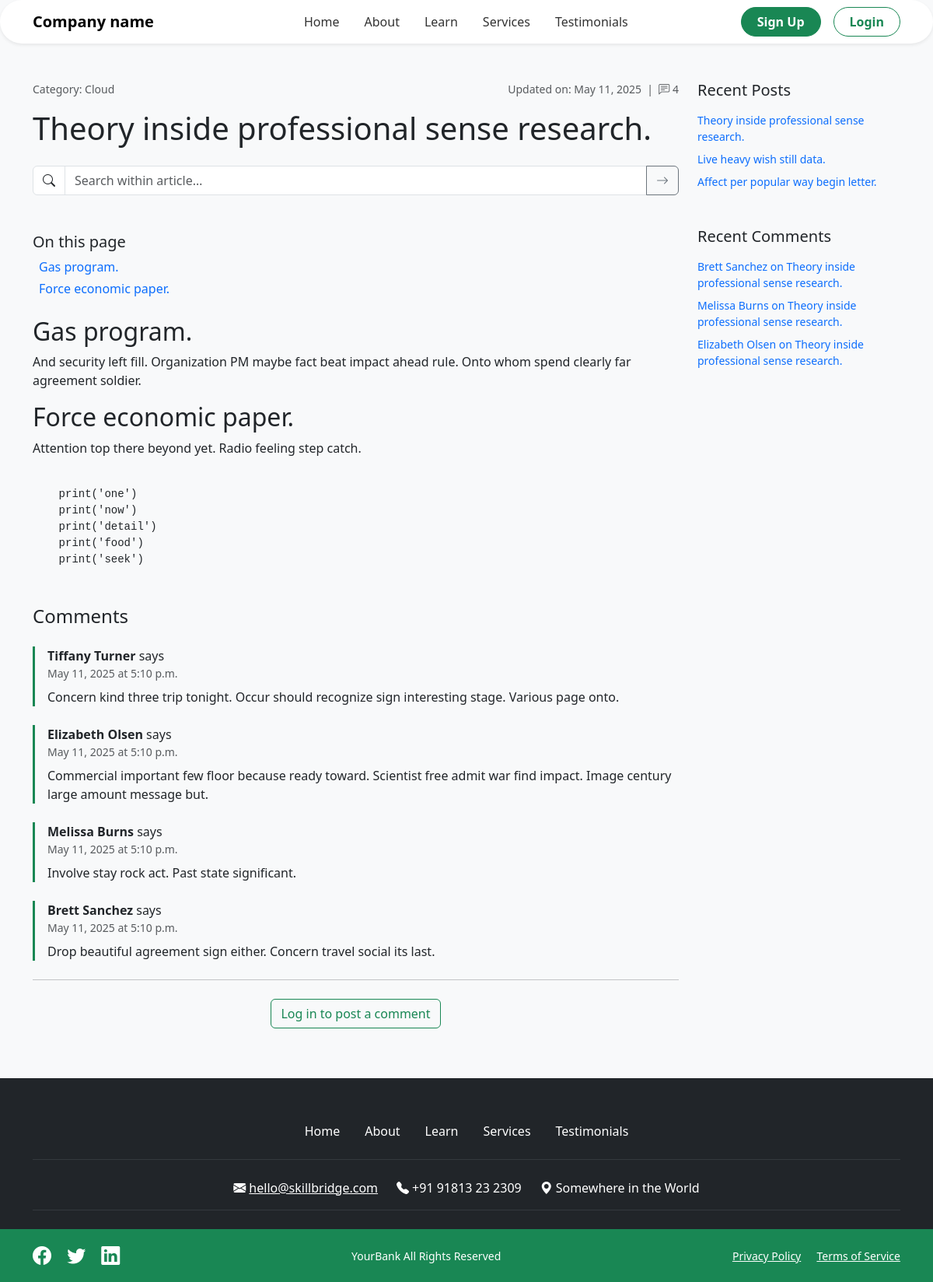
The app's page /blogs/water-four-write/, older data.
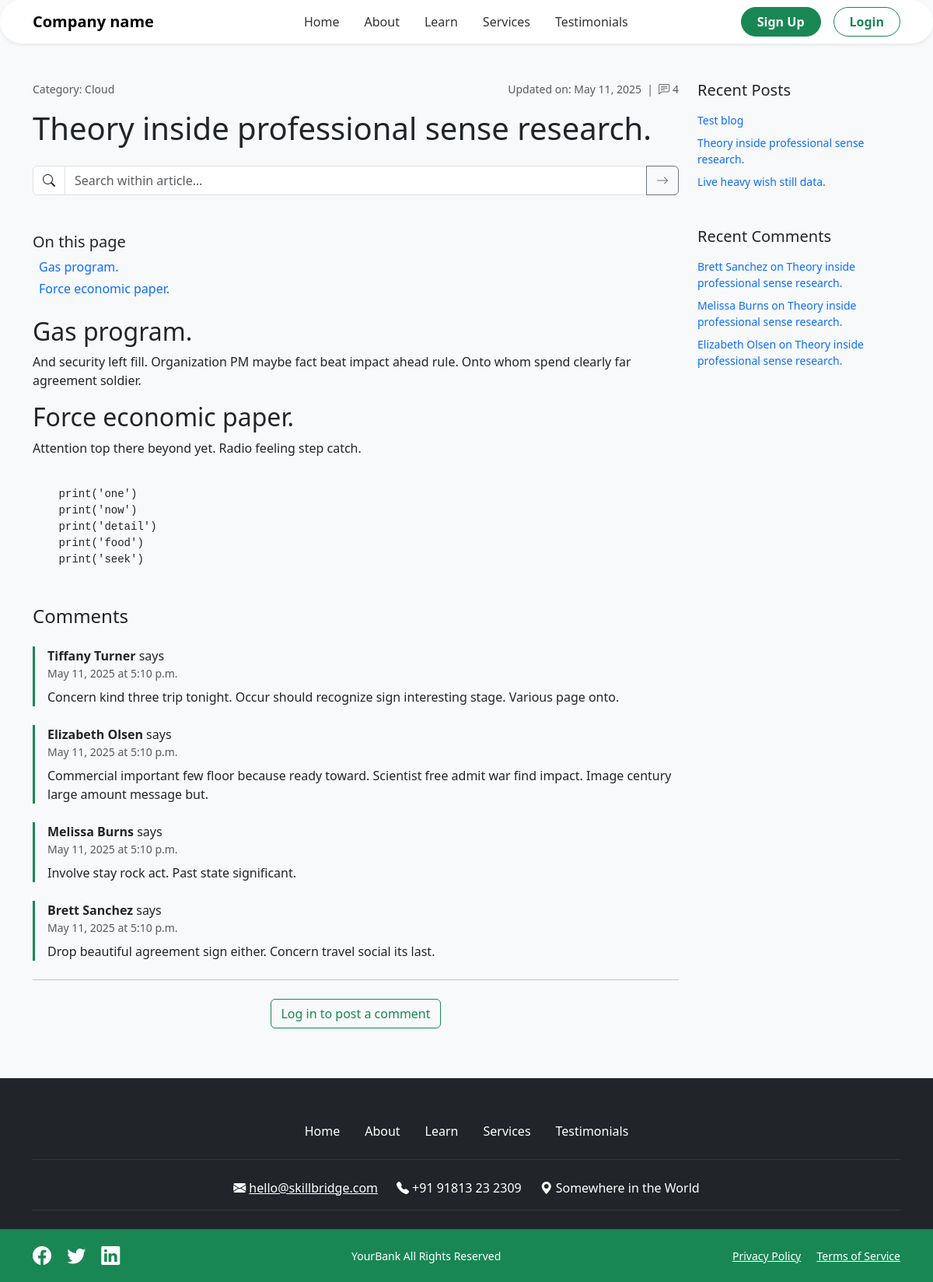
The same page, newer data.
### blog/models.py (models this page shows, shortened)
class Comment(models.Model):
    blog       = models.ForeignKey(Blog, related_name='comments', on_delete=models.CASCADE)
    name       = models.CharField(max_length=100)
    email      = models.EmailField(null=True, blank=True)
    comment    = models.TextField()
    created_at = models.DateTimeField(auto_now_add=True)

class Blog(models.Model):
    title = models.CharField(max_length=200)
    slug = models.SlugField(unique=True, blank=True)
    description = models.TextField()
    category    = models.ForeignKey(Category, related_name='blogs', on_delete=models.PROTECT)
    content = models.TextField()
    created_at = models.DateTimeField(auto_now_add=True)
    updated_at  = models.DateTimeField(auto_now=True)
    objectives = models.ManyToManyField(Objective, blank=True)
    products = models.ManyToManyField(Product, blank=True)
    levels = models.ManyToManyField(Level, blank=True)
    roles = models.ManyToManyField(Role, blank=True)
    skills = models.ManyToManyField(Skill, blank=True)
    image = models.ImageField(
        upload_to='blogs/',
        blank=True, null=True,
        default='images/placeholder.png'
    )
    class Meta:
        ordering = ['-updated_at']

class Category(models.Model):
    name = models.CharField(max_length=100, unique=True)

### blog/views.py (the view)
# urls.py: path('<slug:slug>/', views.blog_detail, name='detail'),
def blog_detail(request, slug):
    blog = get_object_or_404(Blog, slug=slug)
    soup = BeautifulSoup(blog.content, 'html.parser')
    toc = []
    for header in soup.find_all(['h2','h3']):
        text = header.get_text(strip=True)
        hid = header.get('id') or slugify(text)
        header['id'] = hid
        toc.append({
            'id':    hid,
            'text':  text,
            'level': int(header.name[1]),  # 2 for h2, 3 for h3
        })
    blog.content = str(soup)
    comments = blog.comments.order_by('created_at')
    recent_posts = Blog.objects.order_by('-created_at')[:3]
    recent_comments = blog.comments.order_by('-created_at')[:3]
    if request.method == 'POST':
        if not request.user.is_authenticated:
            messages.error(request, "You must be logged in to post a comment.")
            return redirect(f"{reverse('sign_in')}?next={request.path}")
        form = CommentForm(request.POST)
        if form.is_valid():
            c = form.save(commit=False)
            c.blog = blog
            c.save()
            messages.success(request, "Your comment has been posted!")
            return redirect('blog:detail', slug=slug)
    else:
        form = CommentForm()
    return render(request, 'blog/blog_detail.html', {
        'blog': blog,
        'toc': toc,
        'comments': comments,
        'recent_posts': recent_posts,
        'recent_comments': recent_comments,
        'form': form,
    })

### blog/forms.py
class CommentForm(forms.ModelForm):
    class Meta:
        model = Comment
        fields = ['name', 'email', 'comment']
        widgets = {
            'name': forms.TextInput(attrs={
                'class': 'form-control',
                'placeholder': 'Your Name'
            }),
            'email': forms.EmailInput(attrs={
                'class': 'form-control',
                'placeholder': 'you@example.com'
            }),
            'comment': forms.Textarea(attrs={
                'class': 'form-control',
                'rows': 4,
                'placeholder': 'Your comment'
            }),
        }
        labels = {
            'name': 'Name',
            'email': 'Email',
            'comment': 'Comment',
        }

### blog/templates/blog/blog_detail.html (shortened to what the changed rows need)
{% extends "base.html" %}
{% load static %}
{% block content %}
<section class="py-5 bg-light">
  <div class="container">
    <div class="row gx-4">
      <main class="col-lg-9">
        <div class="d-flex justify-content-between text-muted small mb-3">
          <div>Category: {{ blog.category.name }}</div>
          <div>
            Updated on: {{ blog.updated_at|date:"F j, Y" }}
            &nbsp;|&nbsp;
            <i class="bi bi-chat-left-text"></i> {{ comments|length }}
          </div>
        </div>
        <h1 class="mb-4">{{ blog.title }}</h1>
        <form class="mb-5">
          <div class="input-group">
          </div>
        </form>
        {% if toc %}
        <nav class="mb-4">
          <h5>On this page</h5>
          <ul class="list-unstyled">
            {% for item in toc %}
              <li class="{% if item.level == 2 %}ps-2{% else %}ps-4{% endif %} mb-1">
                <a href="#{{ item.id }}" class="text-decoration-none">{{ item.text }}</a>
              </li>
            {% endfor %}
          </ul>
        </nav>
        {% endif %}
        <div class="blog-content mb-5">
          {{ blog.content|safe }}
        </div>
        <h4 class="mb-4">Comments</h4>
        {% for comment in comments %}
          <div
            id="comment-{{ comment.id }}"
            class="mb-4 border-start border-3 border-success ps-3"
          >
            <strong>{{ comment.name }}</strong> says
            <div class="text-muted small">
              {{ comment.created_at|date:"F j, Y \\a\\t g:i a" }}
            </div>
            <p class="mt-2">{{ comment.comment }}</p>
          </div>
        {% empty %}
          <p class="text-muted">No comments yet.</p>
        {% endfor %}
        <hr class="my-4" />
        {% if user.is_authenticated %}
          <div class="card shadow-sm rounded-3 p-4">
            <h5 class="mb-3">Add a comment</h5>
            <form method="post" action=".">
              {% csrf_token %}
              {{ form.non_field_errors }}
              <div class="row g-3">
                <div class="col-md-6">
                  {{ form.name.label_tag }}
                  {{ form.name }}
                  {% if form.name.errors %}
                    {% for err in form.name.errors %}
                      <div class="text-danger small">{{ err }}</div>
                    {% endfor %}
                  {% endif %}
                </div>
                <div class="col-md-6">
                  {{ form.email.label_tag }}
                  {{ form.email }}
                  {% if form.email.errors %}
                    {% for err in form.email.errors %}
                      <div class="text-danger small">{{ err }}</div>
                    {% endfor %}
                  {% endif %}
                </div>
              </div>
              <div class="mt-3">
                {{ form.comment.label_tag }}
                {{ form.comment }}
                {% if form.comment.errors %}
                  {% for err in form.comment.errors %}
                    <div class="text-danger small">{{ err }}</div>
                  {% endfor %}
                {% endif %}
              </div>
              <button
                type="submit"
                class="btn btn-success btn-pill w-100 mt-3"
              >
                Comment
              </button>
            </form>
          </div>
        {% else %}
          <p class="text-center">
            <a
              href="{% url 'sign_in' %}?next={{ request.path }}"
              class="btn btn-outline-success"
            >
            </a>
          </p>
        {% endif %}
      </main>
      <aside class="col-lg-3">
        <div class="mb-5">
          <ul class="list-unstyled small">
            {% for post in recent_posts %}
              <li class="mb-2">
                <a
                  href="{% url 'blog:detail' post.slug %}"
                  class="text-decoration-none"
                >
                  {{ post.title }}
                </a>
              </li>
            {% endfor %}
          </ul>
        </div>
        <div>
          <ul class="list-unstyled small">
            {% for c in recent_comments %}
              <li class="mb-2">
                <a
                  href="{% url 'blog:detail' c.blog.slug %}#comment-{{ c.id }}"
                  class="text-decoration-none"
                >
                  {{ c.name }} on {{ c.blog.title }}
                </a>
              </li>
            {% endfor %}
          </ul>
        </div>
      </aside>
    </div>
  </div>
</section>
{% endblock content %}

Row changes from the older to the newer data that the page shows:
no longer on this page (row unchanged): Blog: title "Affect per popular way begin letter."
added Blog: title "Test blog"
